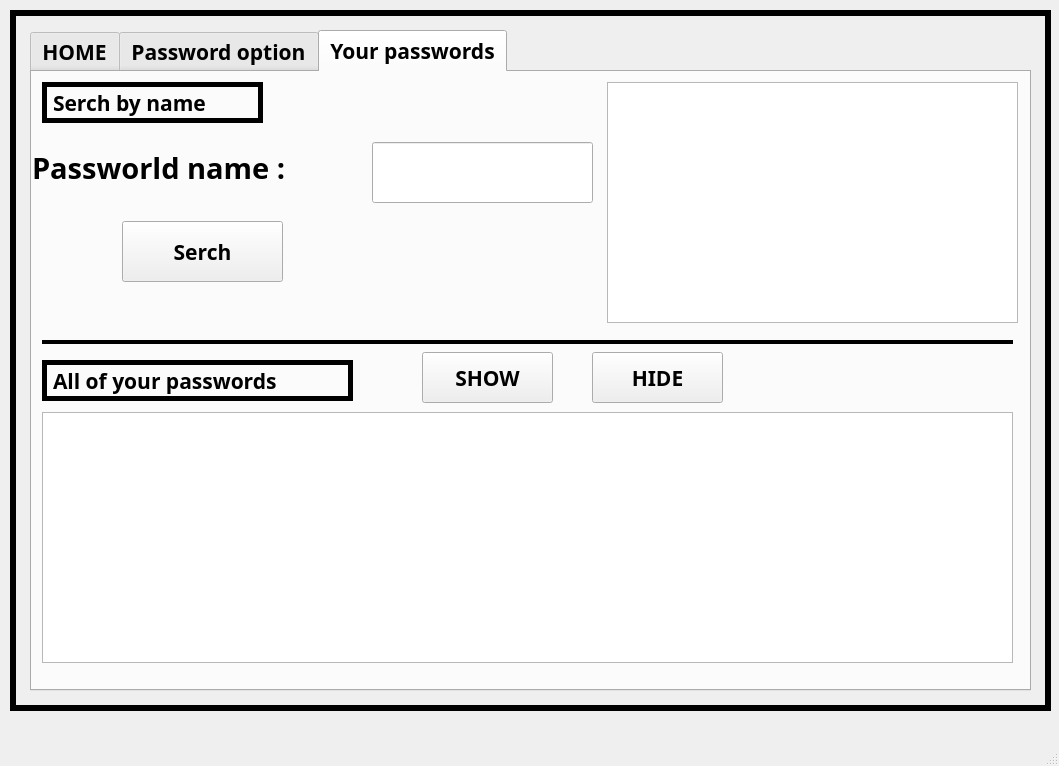
<?xml version="1.0" encoding="UTF-8"?>
<ui version="4.0">
 <class>MainWindow</class>
 <widget class="QMainWindow" name="MainWindow">
  <property name="geometry">
   <rect>
    <x>0</x>
    <y>0</y>
    <width>1059</width>
    <height>766</height>
   </rect>
  </property>
  <property name="windowTitle">
   <string>MainWindow</string>
  </property>
  <widget class="QWidget" name="centralwidget">
   <widget class="QFrame" name="frame">
    <property name="geometry">
     <rect>
      <x>10</x>
      <y>10</y>
      <width>1041</width>
      <height>701</height>
     </rect>
    </property>
    <property name="frameShape">
     <enum>QFrame::Box</enum>
    </property>
    <property name="frameShadow">
     <enum>QFrame::Plain</enum>
    </property>
    <property name="lineWidth">
     <number>6</number>
    </property>
    <widget class="QTabWidget" name="tabWidget">
     <property name="geometry">
      <rect>
       <x>20</x>
       <y>20</y>
       <width>1001</width>
       <height>661</height>
      </rect>
     </property>
     <property name="font">
      <font>
       <family>Lohit Devanagari</family>
       <pointsize>16</pointsize>
       <weight>75</weight>
       <italic>false</italic>
       <bold>true</bold>
       <kerning>true</kerning>
      </font>
     </property>
     <property name="currentIndex">
      <number>2</number>
     </property>
     <widget class="QWidget" name="tab_3">
      <attribute name="title">
       <string>HOME</string>
      </attribute>
      <widget class="QTextBrowser" name="textBrowser_3">
       <property name="geometry">
        <rect>
         <x>10</x>
         <y>11</y>
         <width>981</width>
         <height>581</height>
        </rect>
       </property>
       <property name="html">
        <string>&lt;!DOCTYPE HTML PUBLIC &quot;-//W3C//DTD HTML 4.0//EN&quot; &quot;http://www.w3.org/TR/REC-html40/strict.dtd&quot;&gt;
&lt;html&gt;&lt;head&gt;&lt;meta name=&quot;qrichtext&quot; content=&quot;1&quot; /&gt;&lt;style type=&quot;text/css&quot;&gt;
p, li { white-space: pre-wrap; }
&lt;/style&gt;&lt;/head&gt;&lt;body style=&quot; font-family:'Lohit Devanagari'; font-size:16pt; font-weight:600; font-style:normal;&quot;&gt;
&lt;p style=&quot; margin-top:0px; margin-bottom:0px; margin-left:0px; margin-right:0px; -qt-block-indent:0; text-indent:0px;&quot;&gt;&lt;span style=&quot; font-size:20pt;&quot;&gt;Appliction instructions :&lt;/span&gt;&lt;/p&gt;
&lt;p style=&quot; margin-top:0px; margin-bottom:0px; margin-left:0px; margin-right:0px; -qt-block-indent:0; text-indent:0px;&quot;&gt;	&lt;span style=&quot; font-weight:400; font-style:italic;&quot;&gt;1 - In password option tab chose what options do you want for your pass&lt;/span&gt;&lt;/p&gt;
&lt;p style=&quot; margin-top:0px; margin-bottom:0px; margin-left:0px; margin-right:0px; -qt-block-indent:0; text-indent:0px;&quot;&gt;&lt;span style=&quot; font-weight:400; font-style:italic;&quot;&gt;	2 - Chose your password Length&lt;/span&gt;&lt;/p&gt;
&lt;p style=&quot; margin-top:0px; margin-bottom:0px; margin-left:0px; margin-right:0px; -qt-block-indent:0; text-indent:0px;&quot;&gt;&lt;span style=&quot; font-weight:400; font-style:italic;&quot;&gt;	3 - Give a name to your password&lt;/span&gt;&lt;/p&gt;
&lt;p style=&quot; margin-top:0px; margin-bottom:0px; margin-left:0px; margin-right:0px; -qt-block-indent:0; text-indent:0px;&quot;&gt;&lt;span style=&quot; font-weight:400; font-style:italic;&quot;&gt;	4 - Clicked the button and the app will make your password&lt;/span&gt;&lt;/p&gt;
&lt;p style=&quot; margin-top:0px; margin-bottom:0px; margin-left:0px; margin-right:0px; -qt-block-indent:0; text-indent:0px;&quot;&gt;&lt;span style=&quot; font-weight:400; font-style:italic;&quot;&gt;	5 - In your passwords you can see your pervios password&lt;/span&gt;&lt;/p&gt;
&lt;p style=&quot;-qt-paragraph-type:empty; margin-top:0px; margin-bottom:0px; margin-left:0px; margin-right:0px; -qt-block-indent:0; text-indent:0px;&quot;&gt;&lt;br /&gt;&lt;/p&gt;&lt;/body&gt;&lt;/html&gt;</string>
       </property>
      </widget>
     </widget>
     <widget class="QWidget" name="tab">
      <attribute name="title">
       <string>Password option</string>
      </attribute>
      <widget class="QLabel" name="label">
       <property name="geometry">
        <rect>
         <x>0</x>
         <y>10</y>
         <width>601</width>
         <height>41</height>
        </rect>
       </property>
       <property name="font">
        <font>
         <family>Purisa</family>
         <pointsize>15</pointsize>
         <weight>75</weight>
         <italic>false</italic>
         <bold>true</bold>
         <kerning>true</kerning>
        </font>
       </property>
       <property name="frameShape">
        <enum>QFrame::VLine</enum>
       </property>
       <property name="frameShadow">
        <enum>QFrame::Plain</enum>
       </property>
       <property name="lineWidth">
        <number>4</number>
       </property>
       <property name="midLineWidth">
        <number>0</number>
       </property>
       <property name="text">
        <string>Upper case letters</string>
       </property>
      </widget>
      <widget class="QCheckBox" name="checkBox">
       <property name="geometry">
        <rect>
         <x>50</x>
         <y>0</y>
         <width>731</width>
         <height>71</height>
        </rect>
       </property>
       <property name="font">
        <font>
         <family>Purisa</family>
         <pointsize>14</pointsize>
         <weight>50</weight>
         <italic>true</italic>
         <bold>false</bold>
         <kerning>true</kerning>
        </font>
       </property>
       <property name="layoutDirection">
        <enum>Qt::RightToLeft</enum>
       </property>
       <property name="text">
        <string>Pick a random Upper case letters from (A,Z)</string>
       </property>
      </widget>
      <widget class="QLabel" name="label_2">
       <property name="geometry">
        <rect>
         <x>0</x>
         <y>100</y>
         <width>661</width>
         <height>41</height>
        </rect>
       </property>
       <property name="font">
        <font>
         <family>Purisa</family>
         <pointsize>16</pointsize>
         <weight>75</weight>
         <italic>false</italic>
         <bold>true</bold>
         <kerning>true</kerning>
        </font>
       </property>
       <property name="frameShape">
        <enum>QFrame::VLine</enum>
       </property>
       <property name="frameShadow">
        <enum>QFrame::Plain</enum>
       </property>
       <property name="lineWidth">
        <number>4</number>
       </property>
       <property name="midLineWidth">
        <number>0</number>
       </property>
       <property name="text">
        <string>Lower case letters</string>
       </property>
      </widget>
      <widget class="QCheckBox" name="checkBox_2">
       <property name="geometry">
        <rect>
         <x>150</x>
         <y>90</y>
         <width>661</width>
         <height>71</height>
        </rect>
       </property>
       <property name="font">
        <font>
         <family>Purisa</family>
         <pointsize>14</pointsize>
         <weight>50</weight>
         <italic>true</italic>
         <bold>false</bold>
         <kerning>true</kerning>
        </font>
       </property>
       <property name="layoutDirection">
        <enum>Qt::RightToLeft</enum>
       </property>
       <property name="text">
        <string>pick a random Lower case letters from (a,z)</string>
       </property>
      </widget>
      <widget class="QLabel" name="label_3">
       <property name="geometry">
        <rect>
         <x>0</x>
         <y>190</y>
         <width>361</width>
         <height>41</height>
        </rect>
       </property>
       <property name="font">
        <font>
         <family>Purisa</family>
         <pointsize>19</pointsize>
         <weight>75</weight>
         <italic>false</italic>
         <bold>true</bold>
         <kerning>true</kerning>
        </font>
       </property>
       <property name="frameShape">
        <enum>QFrame::VLine</enum>
       </property>
       <property name="frameShadow">
        <enum>QFrame::Plain</enum>
       </property>
       <property name="lineWidth">
        <number>4</number>
       </property>
       <property name="midLineWidth">
        <number>0</number>
       </property>
       <property name="text">
        <string>Numbers</string>
       </property>
      </widget>
      <widget class="QCheckBox" name="checkBox_3">
       <property name="geometry">
        <rect>
         <x>180</x>
         <y>180</y>
         <width>521</width>
         <height>71</height>
        </rect>
       </property>
       <property name="font">
        <font>
         <family>Purisa</family>
         <pointsize>19</pointsize>
         <weight>50</weight>
         <italic>true</italic>
         <bold>false</bold>
         <kerning>true</kerning>
        </font>
       </property>
       <property name="layoutDirection">
        <enum>Qt::RightToLeft</enum>
       </property>
       <property name="text">
        <string>Pick a random Number from (0,9)</string>
       </property>
      </widget>
      <widget class="QLabel" name="label_7">
       <property name="geometry">
        <rect>
         <x>0</x>
         <y>280</y>
         <width>301</width>
         <height>41</height>
        </rect>
       </property>
       <property name="font">
        <font>
         <family>Purisa</family>
         <pointsize>19</pointsize>
         <weight>75</weight>
         <italic>false</italic>
         <bold>true</bold>
         <kerning>true</kerning>
        </font>
       </property>
       <property name="frameShape">
        <enum>QFrame::VLine</enum>
       </property>
       <property name="frameShadow">
        <enum>QFrame::Plain</enum>
       </property>
       <property name="lineWidth">
        <number>4</number>
       </property>
       <property name="midLineWidth">
        <number>0</number>
       </property>
       <property name="text">
        <string>Syntax</string>
       </property>
      </widget>
      <widget class="QCheckBox" name="checkBox_7">
       <property name="geometry">
        <rect>
         <x>-30</x>
         <y>270</y>
         <width>521</width>
         <height>71</height>
        </rect>
       </property>
       <property name="font">
        <font>
         <family>Purisa</family>
         <pointsize>19</pointsize>
         <weight>50</weight>
         <italic>true</italic>
         <bold>false</bold>
         <kerning>true</kerning>
        </font>
       </property>
       <property name="layoutDirection">
        <enum>Qt::RightToLeft</enum>
       </property>
       <property name="text">
        <string>Pick a random Syntax</string>
       </property>
      </widget>
      <widget class="QLabel" name="label_8">
       <property name="geometry">
        <rect>
         <x>0</x>
         <y>370</y>
         <width>761</width>
         <height>41</height>
        </rect>
       </property>
       <property name="font">
        <font>
         <family>Purisa</family>
         <pointsize>19</pointsize>
         <weight>75</weight>
         <italic>false</italic>
         <bold>true</bold>
         <kerning>true</kerning>
        </font>
       </property>
       <property name="frameShape">
        <enum>QFrame::VLine</enum>
       </property>
       <property name="frameShadow">
        <enum>QFrame::Plain</enum>
       </property>
       <property name="lineWidth">
        <number>4</number>
       </property>
       <property name="midLineWidth">
        <number>0</number>
       </property>
       <property name="text">
        <string>Your passworld length</string>
       </property>
      </widget>
      <widget class="QSpinBox" name="spinBox">
       <property name="geometry">
        <rect>
         <x>460</x>
         <y>375</y>
         <width>61</width>
         <height>31</height>
        </rect>
       </property>
       <property name="font">
        <font>
         <family>Lohit Devanagari</family>
         <pointsize>18</pointsize>
         <weight>75</weight>
         <italic>false</italic>
         <bold>true</bold>
         <kerning>true</kerning>
        </font>
       </property>
       <property name="maximum">
        <number>101</number>
       </property>
       <property name="singleStep">
        <number>1</number>
       </property>
       <property name="displayIntegerBase">
        <number>10</number>
       </property>
      </widget>
      <widget class="QPushButton" name="pushButton">
       <property name="geometry">
        <rect>
         <x>430</x>
         <y>530</y>
         <width>141</width>
         <height>61</height>
        </rect>
       </property>
       <property name="font">
        <font>
         <family>Lohit Devanagari</family>
         <pointsize>17</pointsize>
         <weight>75</weight>
         <italic>true</italic>
         <bold>true</bold>
         <kerning>true</kerning>
        </font>
       </property>
       <property name="text">
        <string>create</string>
       </property>
      </widget>
      <widget class="QLabel" name="label_4">
       <property name="geometry">
        <rect>
         <x>20</x>
         <y>440</y>
         <width>301</width>
         <height>51</height>
        </rect>
       </property>
       <property name="font">
        <font>
         <pointsize>22</pointsize>
        </font>
       </property>
       <property name="frameShape">
        <enum>QFrame::NoFrame</enum>
       </property>
       <property name="lineWidth">
        <number>4</number>
       </property>
       <property name="text">
        <string>Password name : </string>
       </property>
      </widget>
      <widget class="QLineEdit" name="lineEdit">
       <property name="geometry">
        <rect>
         <x>340</x>
         <y>440</y>
         <width>241</width>
         <height>61</height>
        </rect>
       </property>
      </widget>
     </widget>
     <widget class="QWidget" name="tab_2">
      <attribute name="title">
       <string>Your passwords</string>
      </attribute>
      <widget class="QLabel" name="label_5">
       <property name="geometry">
        <rect>
         <x>0</x>
         <y>70</y>
         <width>341</width>
         <height>51</height>
        </rect>
       </property>
       <property name="font">
        <font>
         <pointsize>22</pointsize>
        </font>
       </property>
       <property name="frameShape">
        <enum>QFrame::NoFrame</enum>
       </property>
       <property name="lineWidth">
        <number>4</number>
       </property>
       <property name="text">
        <string>Passworld name : </string>
       </property>
      </widget>
      <widget class="QLineEdit" name="lineEdit_2">
       <property name="geometry">
        <rect>
         <x>340</x>
         <y>70</y>
         <width>221</width>
         <height>61</height>
        </rect>
       </property>
      </widget>
      <widget class="Line" name="line">
       <property name="geometry">
        <rect>
         <x>10</x>
         <y>260</y>
         <width>971</width>
         <height>21</height>
        </rect>
       </property>
       <property name="frameShadow">
        <enum>QFrame::Plain</enum>
       </property>
       <property name="lineWidth">
        <number>4</number>
       </property>
       <property name="orientation">
        <enum>Qt::Horizontal</enum>
       </property>
      </widget>
      <widget class="QLabel" name="label_6">
       <property name="geometry">
        <rect>
         <x>10</x>
         <y>10</y>
         <width>221</width>
         <height>41</height>
        </rect>
       </property>
       <property name="frameShape">
        <enum>QFrame::Box</enum>
       </property>
       <property name="lineWidth">
        <number>5</number>
       </property>
       <property name="text">
        <string>Serch by name</string>
       </property>
      </widget>
      <widget class="QLabel" name="label_9">
       <property name="geometry">
        <rect>
         <x>10</x>
         <y>288</y>
         <width>311</width>
         <height>41</height>
        </rect>
       </property>
       <property name="frameShape">
        <enum>QFrame::Box</enum>
       </property>
       <property name="lineWidth">
        <number>5</number>
       </property>
       <property name="text">
        <string>All of your passwords</string>
       </property>
      </widget>
      <widget class="QPushButton" name="pushButton_2">
       <property name="geometry">
        <rect>
         <x>90</x>
         <y>149</y>
         <width>161</width>
         <height>61</height>
        </rect>
       </property>
       <property name="text">
        <string>Serch</string>
       </property>
      </widget>
      <widget class="QTextBrowser" name="textBrowser">
       <property name="geometry">
        <rect>
         <x>575</x>
         <y>10</y>
         <width>411</width>
         <height>241</height>
        </rect>
       </property>
      </widget>
      <widget class="QTextBrowser" name="textBrowser_2">
       <property name="geometry">
        <rect>
         <x>10</x>
         <y>340</y>
         <width>971</width>
         <height>251</height>
        </rect>
       </property>
      </widget>
      <widget class="QPushButton" name="pushButton_3">
       <property name="geometry">
        <rect>
         <x>390</x>
         <y>280</y>
         <width>131</width>
         <height>51</height>
        </rect>
       </property>
       <property name="text">
        <string>SHOW</string>
       </property>
      </widget>
      <widget class="QPushButton" name="pushButton_4">
       <property name="geometry">
        <rect>
         <x>560</x>
         <y>280</y>
         <width>131</width>
         <height>51</height>
        </rect>
       </property>
       <property name="text">
        <string>HIDE</string>
       </property>
      </widget>
     </widget>
    </widget>
   </widget>
  </widget>
  <widget class="QMenuBar" name="menubar">
   <property name="geometry">
    <rect>
     <x>0</x>
     <y>0</y>
     <width>1059</width>
     <height>26</height>
    </rect>
   </property>
   <property name="defaultUp">
    <bool>false</bool>
   </property>
  </widget>
  <widget class="QStatusBar" name="statusbar"/>
 </widget>
 <resources/>
 <connections>
  <connection>
   <sender>checkBox</sender>
   <signal>clicked()</signal>
   <receiver>MainWindow</receiver>
   <slot>raise()</slot>
   <hints>
    <hint type="sourcelabel">
     <x>647</x>
     <y>116</y>
    </hint>
    <hint type="destinationlabel">
     <x>529</x>
     <y>382</y>
    </hint>
   </hints>
  </connection>
  <connection>
   <sender>checkBox_2</sender>
   <signal>clicked()</signal>
   <receiver>MainWindow</receiver>
   <slot>hide()</slot>
   <hints>
    <hint type="sourcelabel">
     <x>672</x>
     <y>206</y>
    </hint>
    <hint type="destinationlabel">
     <x>529</x>
     <y>382</y>
    </hint>
   </hints>
  </connection>
  <connection>
   <sender>checkBox_3</sender>
   <signal>clicked()</signal>
   <receiver>MainWindow</receiver>
   <slot>show()</slot>
   <hints>
    <hint type="sourcelabel">
     <x>442</x>
     <y>296</y>
    </hint>
    <hint type="destinationlabel">
     <x>529</x>
     <y>382</y>
    </hint>
   </hints>
  </connection>
  <connection>
   <sender>checkBox_7</sender>
   <signal>clicked()</signal>
   <receiver>MainWindow</receiver>
   <slot>close()</slot>
   <hints>
    <hint type="sourcelabel">
     <x>222</x>
     <y>386</y>
    </hint>
    <hint type="destinationlabel">
     <x>529</x>
     <y>382</y>
    </hint>
   </hints>
  </connection>
  <connection>
   <sender>pushButton</sender>
   <signal>clicked()</signal>
   <receiver>MainWindow</receiver>
   <slot>lower()</slot>
   <hints>
    <hint type="sourcelabel">
     <x>532</x>
     <y>601</y>
    </hint>
    <hint type="destinationlabel">
     <x>529</x>
     <y>382</y>
    </hint>
   </hints>
  </connection>
  <connection>
   <sender>pushButton_2</sender>
   <signal>clicked()</signal>
   <receiver>MainWindow</receiver>
   <slot>show()</slot>
   <hints>
    <hint type="sourcelabel">
     <x>202</x>
     <y>287</y>
    </hint>
    <hint type="destinationlabel">
     <x>529</x>
     <y>382</y>
    </hint>
   </hints>
  </connection>
  <connection>
   <sender>pushButton_3</sender>
   <signal>clicked()</signal>
   <receiver>checkBox_3</receiver>
   <slot>animateClick()</slot>
   <hints>
    <hint type="sourcelabel">
     <x>487</x>
     <y>403</y>
    </hint>
    <hint type="destinationlabel">
     <x>472</x>
     <y>313</y>
    </hint>
   </hints>
  </connection>
  <connection>
   <sender>pushButton_4</sender>
   <signal>clicked()</signal>
   <receiver>checkBox_7</receiver>
   <slot>click()</slot>
   <hints>
    <hint type="sourcelabel">
     <x>657</x>
     <y>403</y>
    </hint>
    <hint type="destinationlabel">
     <x>262</x>
     <y>403</y>
    </hint>
   </hints>
  </connection>
 </connections>
</ui>
